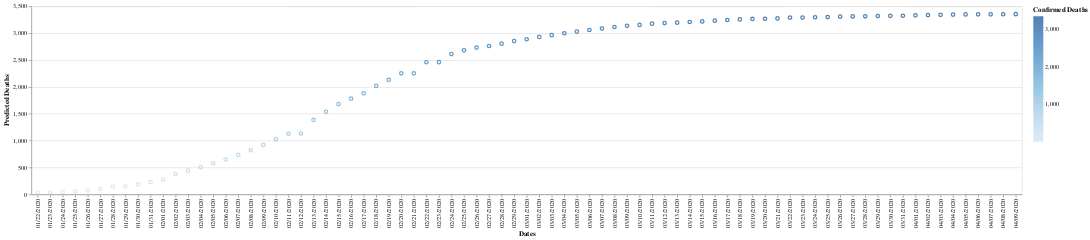

Notebook code for this chart:
### Code cell
import altair as alt

alt.Chart(t3).mark_point().encode(
    x='Dates',
    y='Predicted Deaths',
    color='Confirmed Deaths',
).interactive()

### Figure 1 — Vega-Lite specification as saved in the notebook (floating-point values rounded to 4 significant figures)
{"config": {"view": {"continuousWidth": 400, "continuousHeight": 300}}, "data": {"name": "data-d6e4dd57e7ff88798e990eb7ce2a5ea7"}, "mark": "point", "encoding": {"color": {"type": "quantitative", "field": "Confirmed Deaths"}, "x": {"type": "nominal", "field": "Dates"}, "y": {"type": "quantitative", "field": "Predicted Deaths"}}, "selection": {"selector007": {"type": "interval", "bind": "scales", "encodings": ["x", "y"]}}, "$schema": "https://vega.github.io/schema/vega-lite/v4.8.1.json", "datasets": {"data-d6e4dd57e7ff88798e990eb7ce2a5ea7": [{"Dates": "01/22/2020", "China Confirmed Cases": 548, "Confirmed Deaths": 17, "China Recovered": 28, "Predicted Cases": 565.4, "Predicted Deaths": 32.55, "Predicted Recovered": 42.21}, {"Dates": "01/23/2020", "China Confirmed Cases": 643, "Confirmed Deaths": 18, "China Recovered": 30, "Predicted Cases": 661.2, "Predicted Deaths": 33.57, "Predicted Recovered": 44.25}, {"Dates": "01/24/2020", "China Confirmed Cases": 920, "Confirmed Deaths": 26, "China Recovered": 36, "Predicted Cases": 940.3, "Predicted Deaths": 41.73, "Predicted Recovered": 50.37}, {"Dates": "01/25/2020", "China Confirmed Cases": 1406, "Confirmed Deaths": 42, "China Recovered": 39, "Predicted Cases": 1430.0, "Predicted Deaths": 57.88, "Predicted Recovered": 53.43}, {"Dates": "01/26/2020", "China Confirmed Cases": 2075, "Confirmed Deaths": 56, "China Recovered": 49, "Predicted Cases": 2104.0, "Predicted Deaths": 71.88, "Predicted Recovered": 63.54}, {"Dates": "01/27/2020", "China Confirmed Cases": 2877, "Confirmed Deaths": 82, "China Recovered": 58, "Predicted Cases": 2912.0, "Predicted Deaths": 97.87, "Predicted Recovered": 72.53}, {"Dates": "01/28/2020", "China Confirmed Cases": 5509, "Confirmed Deaths": 131, "China Recovered": 101, "Predicted Cases": 5564.0, "Predicted Deaths": 146.9, "Predicted Recovered": 115.5}, {"Dates": "01/29/2020", "China Confirmed Cases": 6087, "Confirmed Deaths": 133, "China Recovered": 120, "Predicted Cases": 6147.0, "Predicted Deaths": 148.8, "Predicted Recovered": 134.5}, {"Dates": "01/30/2020", "China Confirmed Cases": 8141, "Confirmed Deaths": 171, "China Recovered": 135, "Predicted Cases": 8216.0, "Predicted Deaths": 186.8, "Predicted Recovered": 149.5}, {"Dates": "01/31/2020", "China Confirmed Cases": 9802, "Confirmed Deaths": 213, "China Recovered": 214, "Predicted Cases": 9890.0, "Predicted Deaths": 228.8, "Predicted Recovered": 228.4}, {"Dates": "02/01/2020", "China Confirmed Cases": 11891, "Confirmed Deaths": 259, "China Recovered": 275, "Predicted Cases": 12000.0, "Predicted Deaths": 274.8, "Predicted Recovered": 289.3}, {"Dates": "02/02/2020", "China Confirmed Cases": 16630, "Confirmed Deaths": 361, "China Recovered": 463, "Predicted Cases": 16770.0, "Predicted Deaths": 376.8, "Predicted Recovered": 477.1}, {"Dates": "02/03/2020", "China Confirmed Cases": 19716, "Confirmed Deaths": 425, "China Recovered": 614, "Predicted Cases": 19880.0, "Predicted Deaths": 440.7, "Predicted Recovered": 628.0}, {"Dates": "02/04/2020", "China Confirmed Cases": 23707, "Confirmed Deaths": 491, "China Recovered": 843, "Predicted Cases": 23900.0, "Predicted Deaths": 506.7, "Predicted Recovered": 856.8}, {"Dates": "02/05/2020", "China Confirmed Cases": 27440, "Confirmed Deaths": 563, "China Recovered": 1115, "Predicted Cases": 27660.0, "Predicted Deaths": 578.7, "Predicted Recovered": 1129.0}, {"Dates": "02/06/2020", "China Confirmed Cases": 30587, "Confirmed Deaths": 633, "China Recovered": 1477, "Predicted Cases": 30830.0, "Predicted Deaths": 648.7, "Predicted Recovered": 1490.0}, {"Dates": "02/07/2020", "China Confirmed Cases": 34110, "Confirmed Deaths": 718, "China Recovered": 1999, "Predicted Cases": 34380.0, "Predicted Deaths": 733.6, "Predicted Recovered": 2012.0}, {"Dates": "02/08/2020", "China Confirmed Cases": 36814, "Confirmed Deaths": 805, "China Recovered": 2596, "Predicted Cases": 37110.0, "Predicted Deaths": 820.6, "Predicted Recovered": 2608.0}, {"Dates": "02/09/2020", "China Confirmed Cases": 39829, "Confirmed Deaths": 905, "China Recovered": 3219, "Predicted Cases": 40150.0, "Predicted Deaths": 920.6, "Predicted Recovered": 3231.0}, {"Dates": "02/10/2020", "China Confirmed Cases": 42354, "Confirmed Deaths": 1012, "China Recovered": 3918, "Predicted Cases": 42690.0, "Predicted Deaths": 1028.0, "Predicted Recovered": 3931.0}, {"Dates": "02/11/2020", "China Confirmed Cases": 44386, "Confirmed Deaths": 1112, "China Recovered": 4636, "Predicted Cases": 44740.0, "Predicted Deaths": 1128.0, "Predicted Recovered": 4650.0}, {"Dates": "02/12/2020", "China Confirmed Cases": 44759, "Confirmed Deaths": 1117, "China Recovered": 5082, "Predicted Cases": 45110.0, "Predicted Deaths": 1132.0, "Predicted Recovered": 5097.0}, {"Dates": "02/13/2020", "China Confirmed Cases": 59895, "Confirmed Deaths": 1369, "China Recovered": 6217, "Predicted Cases": 60370.0, "Predicted Deaths": 1384.0, "Predicted Recovered": 6235.0}, {"Dates": "02/14/2020", "China Confirmed Cases": 66358, "Confirmed Deaths": 1521, "China Recovered": 7977, "Predicted Cases": 66880.0, "Predicted Deaths": 1536.0, "Predicted Recovered": 7999.0}, {"Dates": "02/15/2020", "China Confirmed Cases": 68413, "Confirmed Deaths": 1663, "China Recovered": 9298, "Predicted Cases": 68950.0, "Predicted Deaths": 1678.0, "Predicted Recovered": 9323.0}, {"Dates": "02/16/2020", "China Confirmed Cases": 70513, "Confirmed Deaths": 1766, "China Recovered": 10755, "Predicted Cases": 71070.0, "Predicted Deaths": 1781.0, "Predicted Recovered": 10780.0}, {"Dates": "02/17/2020", "China Confirmed Cases": 72434, "Confirmed Deaths": 1864, "China Recovered": 12462, "Predicted Cases": 73000.0, "Predicted Deaths": 1879.0, "Predicted Recovered": 12490.0}, {"Dates": "02/18/2020", "China Confirmed Cases": 74211, "Confirmed Deaths": 2003, "China Recovered": 14206, "Predicted Cases": 74790.0, "Predicted Deaths": 2018.0, "Predicted Recovered": 14240.0}, {"Dates": "02/19/2020", "China Confirmed Cases": 74619, "Confirmed Deaths": 2116, "China Recovered": 15962, "Predicted Cases": 75200.0, "Predicted Deaths": 2131.0, "Predicted Recovered": 16000.0}, {"Dates": "02/20/2020", "China Confirmed Cases": 75077, "Confirmed Deaths": 2238, "China Recovered": 18014, "Predicted Cases": 75660.0, "Predicted Deaths": 2253.0, "Predicted Recovered": 18060.0}, {"Dates": "02/21/2020", "China Confirmed Cases": 75550, "Confirmed Deaths": 2238, "China Recovered": 18704, "Predicted Cases": 76140.0, "Predicted Deaths": 2253.0, "Predicted Recovered": 18750.0}, {"Dates": "02/22/2020", "China Confirmed Cases": 77001, "Confirmed Deaths": 2443, "China Recovered": 22699, "Predicted Cases": 77600.0, "Predicted Deaths": 2458.0, "Predicted Recovered": 22750.0}, {"Dates": "02/23/2020", "China Confirmed Cases": 77022, "Confirmed Deaths": 2445, "China Recovered": 23187, "Predicted Cases": 77620.0, "Predicted Deaths": 2460.0, "Predicted Recovered": 23240.0}, {"Dates": "02/24/2020", "China Confirmed Cases": 77241, "Confirmed Deaths": 2595, "China Recovered": 25015, "Predicted Cases": 77840.0, "Predicted Deaths": 2610.0, "Predicted Recovered": 25080.0}, {"Dates": "02/25/2020", "China Confirmed Cases": 77754, "Confirmed Deaths": 2665, "China Recovered": 27676, "Predicted Cases": 78360.0, "Predicted Deaths": 2680.0, "Predicted Recovered": 27740.0}, {"Dates": "02/26/2020", "China Confirmed Cases": 78166, "Confirmed Deaths": 2717, "China Recovered": 30084, "Predicted Cases": 78780.0, "Predicted Deaths": 2732.0, "Predicted Recovered": 30160.0}, {"Dates": "02/27/2020", "China Confirmed Cases": 78600, "Confirmed Deaths": 2746, "China Recovered": 32930, "Predicted Cases": 79210.0, "Predicted Deaths": 2761.0, "Predicted Recovered": 33010.0}, {"Dates": "02/28/2020", "China Confirmed Cases": 78928, "Confirmed Deaths": 2790, "China Recovered": 36329, "Predicted Cases": 79540.0, "Predicted Deaths": 2805.0, "Predicted Recovered": 36420.0}, {"Dates": "02/29/2020", "China Confirmed Cases": 79356, "Confirmed Deaths": 2837, "China Recovered": 39320, "Predicted Cases": 79980.0, "Predicted Deaths": 2852.0, "Predicted Recovered": 39410.0}, {"Dates": "03/01/2020", "China Confirmed Cases": 79932, "Confirmed Deaths": 2872, "China Recovered": 42162, "Predicted Cases": 80560.0, "Predicted Deaths": 2887.0, "Predicted Recovered": 42260.0}, {"Dates": "03/02/2020", "China Confirmed Cases": 80136, "Confirmed Deaths": 2914, "China Recovered": 44854, "Predicted Cases": 80760.0, "Predicted Deaths": 2929.0, "Predicted Recovered": 44960.0}, {"Dates": "03/03/2020", "China Confirmed Cases": 80261, "Confirmed Deaths": 2947, "China Recovered": 47450, "Predicted Cases": 80890.0, "Predicted Deaths": 2962.0, "Predicted Recovered": 47560.0}, {"Dates": "03/04/2020", "China Confirmed Cases": 80386, "Confirmed Deaths": 2983, "China Recovered": 50001, "Predicted Cases": 81010.0, "Predicted Deaths": 2998.0, "Predicted Recovered": 50120.0}, {"Dates": "03/05/2020", "China Confirmed Cases": 80537, "Confirmed Deaths": 3015, "China Recovered": 52292, "Predicted Cases": 81170.0, "Predicted Deaths": 3030.0, "Predicted Recovered": 52420.0}, {"Dates": "03/06/2020", "China Confirmed Cases": 80690, "Confirmed Deaths": 3044, "China Recovered": 53944, "Predicted Cases": 81320.0, "Predicted Deaths": 3059.0, "Predicted Recovered": 54070.0}, {"Dates": "03/07/2020", "China Confirmed Cases": 80770, "Confirmed Deaths": 3072, "China Recovered": 55539, "Predicted Cases": 81400.0, "Predicted Deaths": 3087.0, "Predicted Recovered": 55670.0}, {"Dates": "03/08/2020", "China Confirmed Cases": 80823, "Confirmed Deaths": 3100, "China Recovered": 57388, "Predicted Cases": 81450.0, "Predicted Deaths": 3115.0, "Predicted Recovered": 57520.0}, {"Dates": "03/09/2020", "China Confirmed Cases": 80860, "Confirmed Deaths": 3123, "China Recovered": 58804, "Predicted Cases": 81490.0, "Predicted Deaths": 3138.0, "Predicted Recovered": 58940.0}, {"Dates": "03/10/2020", "China Confirmed Cases": 80887, "Confirmed Deaths": 3139, "China Recovered": 60181, "Predicted Cases": 81520.0, "Predicted Deaths": 3154.0, "Predicted Recovered": 60320.0}, {"Dates": "03/11/2020", "China Confirmed Cases": 80921, "Confirmed Deaths": 3161, "China Recovered": 61644, "Predicted Cases": 81550.0, "Predicted Deaths": 3176.0, "Predicted Recovered": 61790.0}, {"Dates": "03/12/2020", "China Confirmed Cases": 80932, "Confirmed Deaths": 3172, "China Recovered": 62901, "Predicted Cases": 81560.0, "Predicted Deaths": 3187.0, "Predicted Recovered": 63050.0}, {"Dates": "03/13/2020", "China Confirmed Cases": 80945, "Confirmed Deaths": 3180, "China Recovered": 64196, "Predicted Cases": 81580.0, "Predicted Deaths": 3195.0, "Predicted Recovered": 64350.0}, {"Dates": "03/14/2020", "China Confirmed Cases": 80977, "Confirmed Deaths": 3193, "China Recovered": 65660, "Predicted Cases": 81610.0, "Predicted Deaths": 3208.0, "Predicted Recovered": 65810.0}, {"Dates": "03/15/2020", "China Confirmed Cases": 81003, "Confirmed Deaths": 3203, "China Recovered": 67017, "Predicted Cases": 81640.0, "Predicted Deaths": 3218.0, "Predicted Recovered": 67170.0}, {"Dates": "03/16/2020", "China Confirmed Cases": 81003, "Confirmed Deaths": 3217, "China Recovered": 67901, "Predicted Cases": 81640.0, "Predicted Deaths": 3232.0, "Predicted Recovered": 68060.0}, {"Dates": "03/17/2020", "China Confirmed Cases": 81058, "Confirmed Deaths": 3230, "China Recovered": 68798, "Predicted Cases": 81690.0, "Predicted Deaths": 3245.0, "Predicted Recovered": 68960.0}, {"Dates": "03/18/2020", "China Confirmed Cases": 81102, "Confirmed Deaths": 3241, "China Recovered": 69755, "Predicted Cases": 81740.0, "Predicted Deaths": 3256.0, "Predicted Recovered": 69920.0}, {"Dates": "03/19/2020", "China Confirmed Cases": 81156, "Confirmed Deaths": 3249, "China Recovered": 70535, "Predicted Cases": 81790.0, "Predicted Deaths": 3264.0, "Predicted Recovered": 70700.0}, {"Dates": "03/20/2020", "China Confirmed Cases": 81250, "Confirmed Deaths": 3253, "China Recovered": 71266, "Predicted Cases": 81880.0, "Predicted Deaths": 3268.0, "Predicted Recovered": 71430.0}, {"Dates": "03/21/2020", "China Confirmed Cases": 81350, "Confirmed Deaths": 3259, "China Recovered": 71857, "Predicted Cases": 81980.0, "Predicted Deaths": 3274.0, "Predicted Recovered": 72030.0}, {"Dates": "03/22/2020", "China Confirmed Cases": 81435, "Confirmed Deaths": 3274, "China Recovered": 72362, "Predicted Cases": 82070.0, "Predicted Deaths": 3289.0, "Predicted Recovered": 72530.0}, {"Dates": "03/23/2020", "China Confirmed Cases": 81498, "Confirmed Deaths": 3274, "China Recovered": 72814, "Predicted Cases": 82130.0, "Predicted Deaths": 3289.0, "Predicted Recovered": 72990.0}, {"Dates": "03/24/2020", "China Confirmed Cases": 81591, "Confirmed Deaths": 3281, "China Recovered": 73280, "Predicted Cases": 82230.0, "Predicted Deaths": 3296.0, "Predicted Recovered": 73450.0}, {"Dates": "03/25/2020", "China Confirmed Cases": 81661, "Confirmed Deaths": 3285, "China Recovered": 73773, "Predicted Cases": 82300.0, "Predicted Deaths": 3300.0, "Predicted Recovered": 73950.0}, {"Dates": "03/26/2020", "China Confirmed Cases": 81782, "Confirmed Deaths": 3291, "China Recovered": 74181, "Predicted Cases": 82420.0, "Predicted Deaths": 3306.0, "Predicted Recovered": 74360.0}, {"Dates": "03/27/2020", "China Confirmed Cases": 81897, "Confirmed Deaths": 3296, "China Recovered": 74720, "Predicted Cases": 82540.0, "Predicted Deaths": 3311.0, "Predicted Recovered": 74900.0}, {"Dates": "03/28/2020", "China Confirmed Cases": 81999, "Confirmed Deaths": 3299, "China Recovered": 75100, "Predicted Cases": 82640.0, "Predicted Deaths": 3314.0, "Predicted Recovered": 75280.0}, {"Dates": "03/29/2020", "China Confirmed Cases": 82122, "Confirmed Deaths": 3304, "China Recovered": 75582, "Predicted Cases": 82760.0, "Predicted Deaths": 3319.0, "Predicted Recovered": 75760.0}, {"Dates": "03/30/2020", "China Confirmed Cases": 82198, "Confirmed Deaths": 3308, "China Recovered": 75923, "Predicted Cases": 82840.0, "Predicted Deaths": 3323.0, "Predicted Recovered": 76100.0}, {"Dates": "03/31/2020", "China Confirmed Cases": 82279, "Confirmed Deaths": 3309, "China Recovered": 76206, "Predicted Cases": 82920.0, "Predicted Deaths": 3324.0, "Predicted Recovered": 76390.0}, {"Dates": "04/01/2020", "China Confirmed Cases": 82361, "Confirmed Deaths": 3316, "China Recovered": 76405, "Predicted Cases": 83000.0, "Predicted Deaths": 3331.0, "Predicted Recovered": 76580.0}, {"Dates": "04/02/2020", "China Confirmed Cases": 82432, "Confirmed Deaths": 3322, "China Recovered": 76565, "Predicted Cases": 83080.0, "Predicted Deaths": 3337.0, "Predicted Recovered": 76740.0}, {"Dates": "04/03/2020", "China Confirmed Cases": 82511, "Confirmed Deaths": 3326, "China Recovered": 76760, "Predicted Cases": 83150.0, "Predicted Deaths": 3341.0, "Predicted Recovered": 76940.0}, {"Dates": "04/04/2020", "China Confirmed Cases": 82543, "Confirmed Deaths": 3330, "China Recovered": 76946, "Predicted Cases": 83190.0, "Predicted Deaths": 3345.0, "Predicted Recovered": 77130.0}, {"Dates": "04/05/2020", "China Confirmed Cases": 82602, "Confirmed Deaths": 3333, "China Recovered": 77207, "Predicted Cases": 83250.0, "Predicted Deaths": 3348.0, "Predicted Recovered": 77390.0}, {"Dates": "04/06/2020", "China Confirmed Cases": 82665, "Confirmed Deaths": 3335, "China Recovered": 77310, "Predicted Cases": 83310.0, "Predicted Deaths": 3350.0, "Predicted Recovered": 77490.0}, {"Dates": "04/07/2020", "China Confirmed Cases": 82718, "Confirmed Deaths": 3335, "China Recovered": 77410, "Predicted Cases": 83360.0, "Predicted Deaths": 3350.0, "Predicted Recovered": 77590.0}, {"Dates": "04/08/2020", "China Confirmed Cases": 82809, "Confirmed Deaths": 3337, "China Recovered": 77567, "Predicted Cases": 83460.0, "Predicted Deaths": 3352.0, "Predicted Recovered": 77750.0}, {"Dates": "04/09/2020", "China Confirmed Cases": 82883, "Confirmed Deaths": 3339, "China Recovered": 77679, "Predicted Cases": 83530.0, "Predicted Deaths": 3354.0, "Predicted Recovered": 77860.0}]}}
